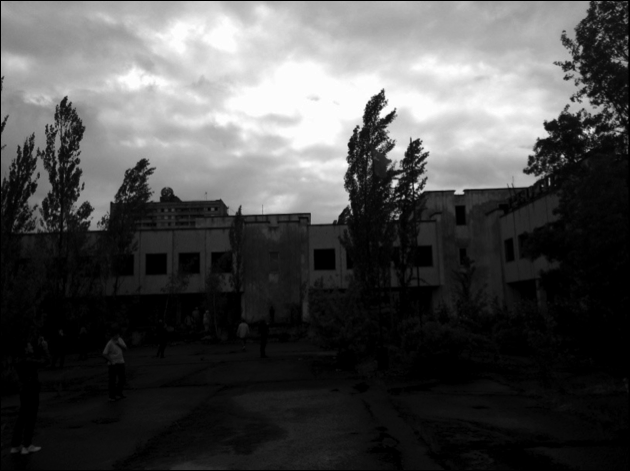
#> input picture DIP/DIP实验3/school.png, 630 x 471 px
$ python task2_3.py
#> lines starting #> are read from the running program, lines starting #| are printed output that depends on the picture
import numpy as np
import cv2 as cv
from matplotlib import pyplot as plt

# ——-------------显示未均衡的初始直方图--------------------------
img = cv.imread('school.png',0)
#> img is the input picture: shape (471, 630); min 0, max 255, mean 76.9
hist,bins = np.histogram(img.flatten(),256,[0,256])
#> hist = 256 values, max 29111 at index 0, min 7 at index 255, mean 1159.1; bins = 257 values from 0 to 256
cdf = hist.cumsum()
#> cdf = 256 values from 29111 to 296730
cdf_normalized = cdf * float(hist.max()) / cdf.max()
#> cdf_normalized = 256 values from 2856 to 29111
plt.plot(cdf_normalized, color = 'b')
plt.hist(img.flatten(),256,[0,256], color = 'g')
plt.xlim([0,256])
plt.legend(('cdf','histogram'), loc = 'upper left')
plt.show()
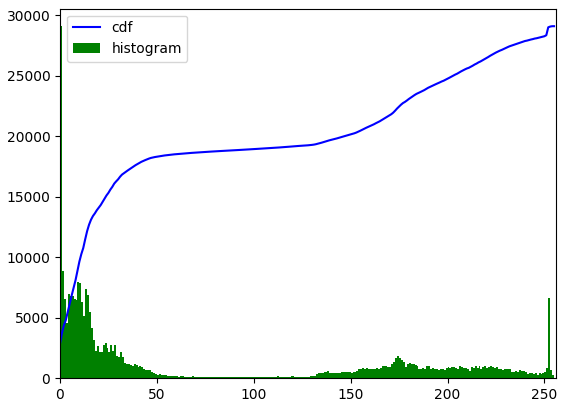
#> figure drawn by matplotlib, 1 panel; tallest bar 29111 high, from x = 0 to 1; curve peaks at x = 255, y = 29111

$ run again, with DIP/DIP实验3/baby.png copied over DIP/DIP实验3/school.png
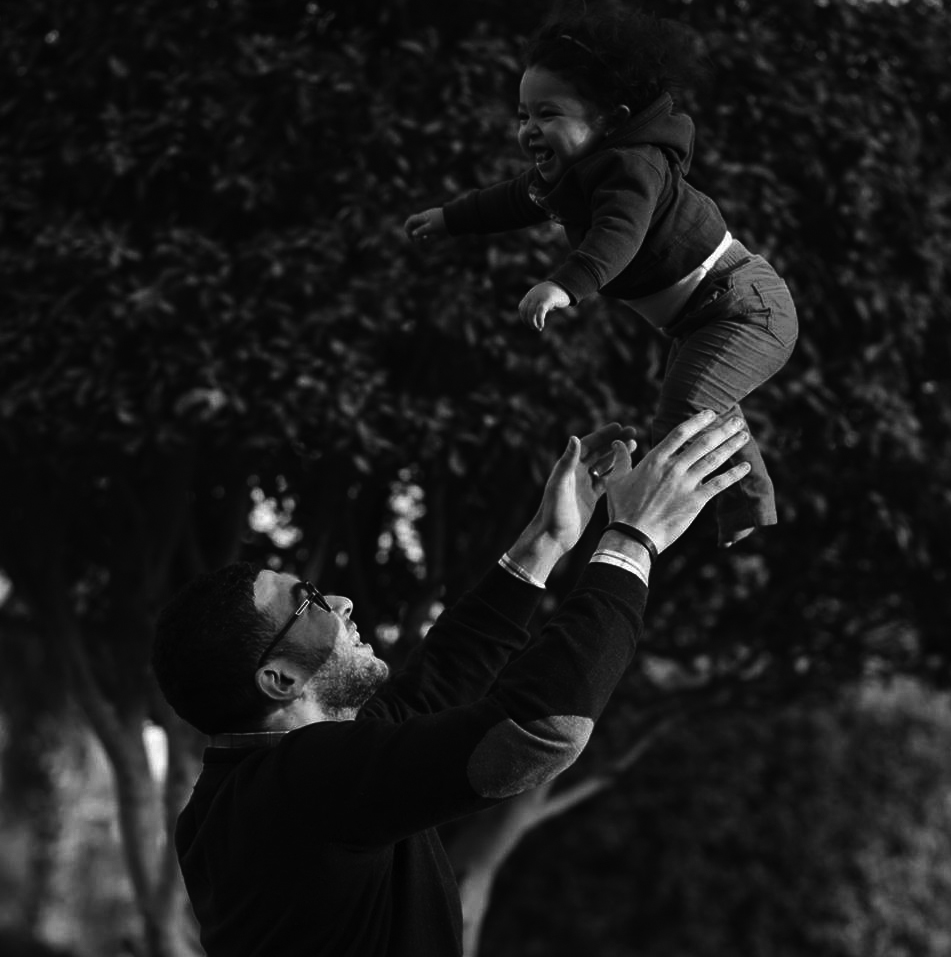
#> input picture DIP/DIP实验3/baby.png, 951 x 957 px
#> img is the input picture: shape (957, 951); min 0, max 255, mean 26.9
#> hist = 256 values, max 66663 at index 9, min 12 at index 0, mean 3555.1; bins = 257 values from 0 to 256
#> cdf = 256 values from 12 to 910107
#> cdf_normalized = 256 values from 0.879 to 66663
#> `plt.show()`:
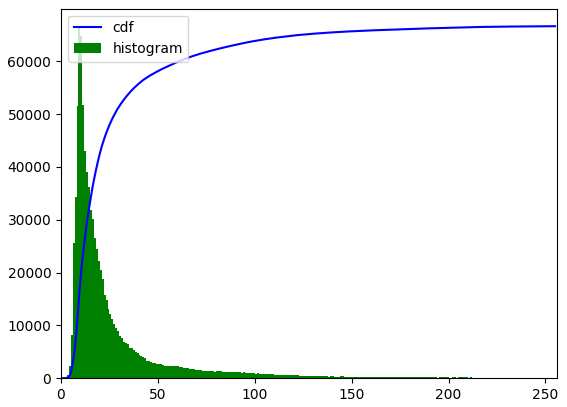
#> figure drawn by matplotlib, 1 panel; tallest bar 66663 high, from x = 9 to 10; curve peaks at x = 255, y = 66663
